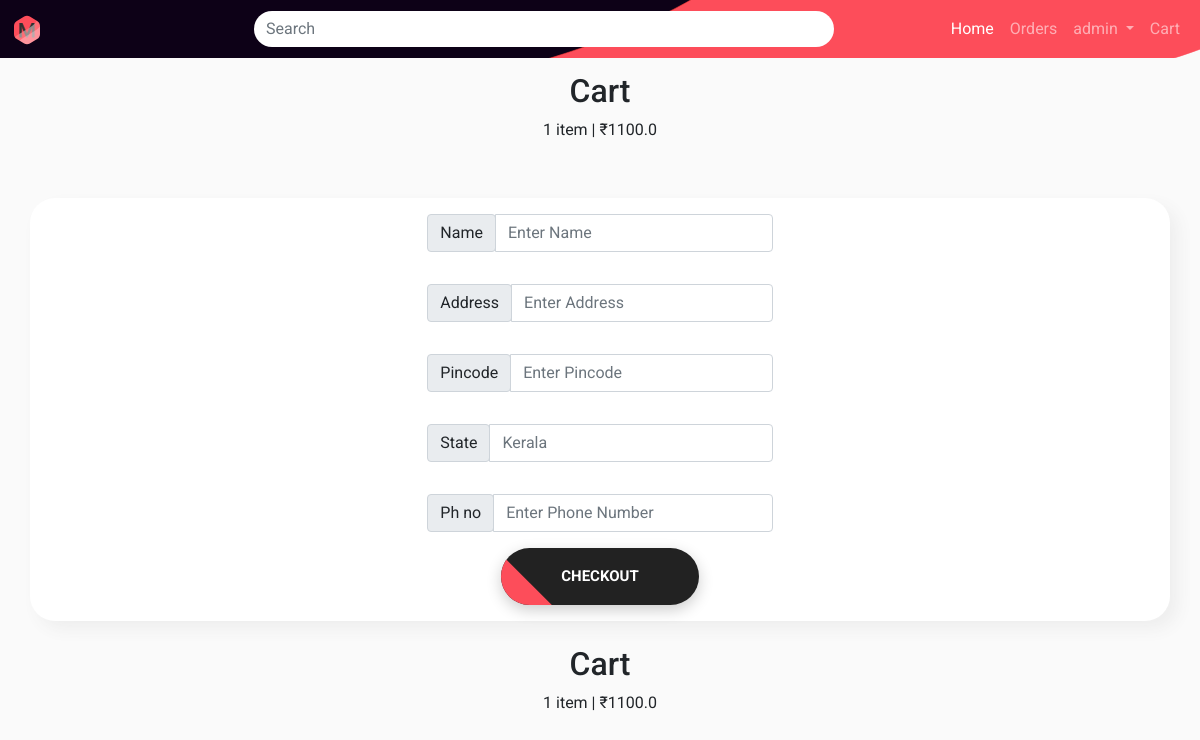
Before: /checkout/ (signed in) with the older database file.
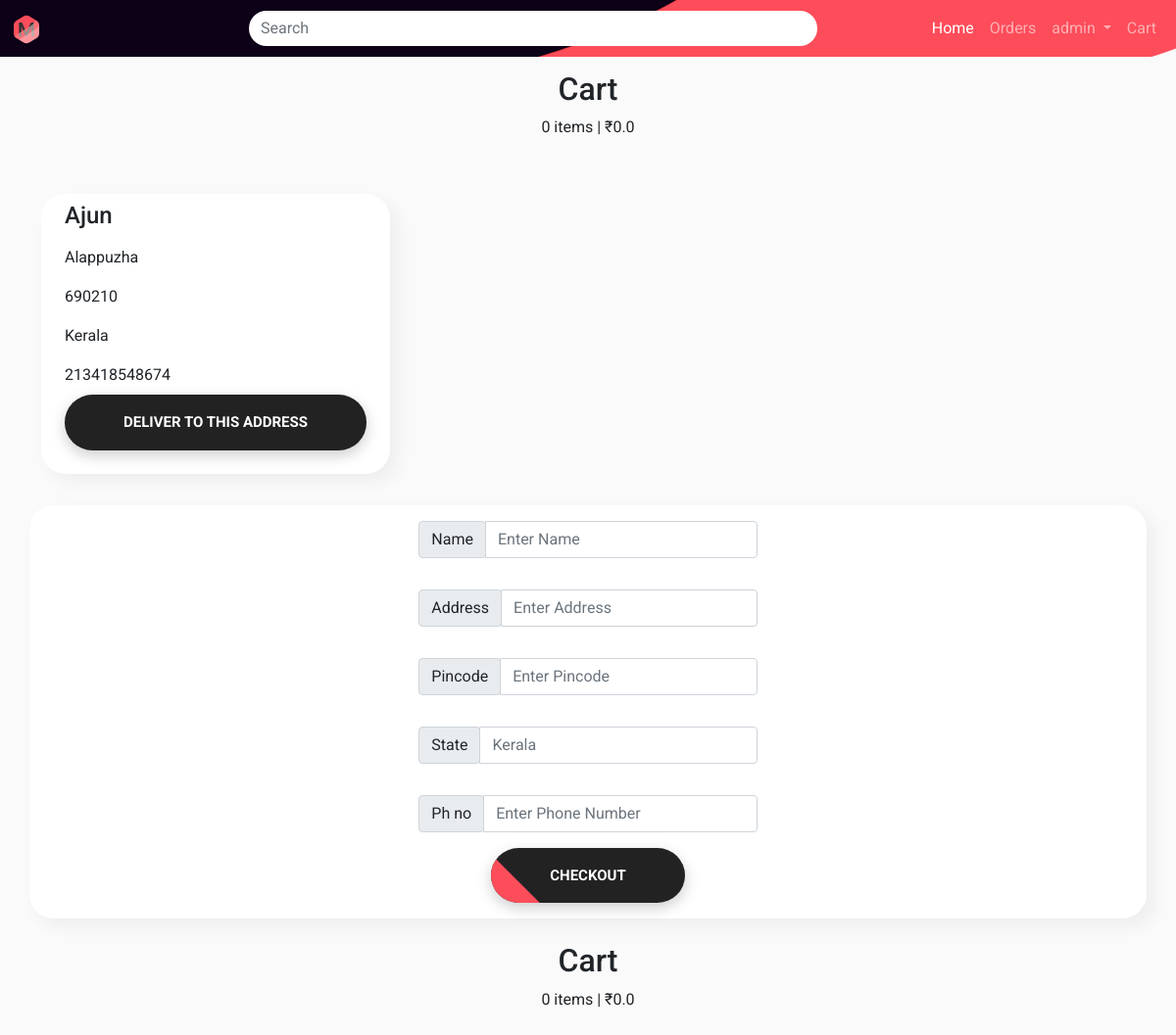
After: the same page with the newer database file.
### home/models.py (models this page shows)
class CartModel(models.Model):
    user = models.OneToOneField(settings.AUTH_USER_MODEL, related_name="cart", on_delete=models.CASCADE)
    total = models.FloatField()
    pincode = models.IntegerField()
    state = models.TextField(max_length=20)

class Addresses(models.Model):
    name = models.TextField(max_length=100)
    address = models.TextField(max_length=3000)
    pincode = models.CharField(max_length=6)
    state = models.TextField(max_length=100)
    phone = models.CharField(max_length=12)
    user = models.ForeignKey(settings.AUTH_USER_MODEL, related_name="Addresses", on_delete=models.CASCADE)

### home/views.py (the view)
# urls.py: path('checkout/', views.checkout, name='checkout'),
@login_required
def checkout(request):
    context = {}
    user = User.objects.get(id=request.user.id)
    user_addresses = user.Addresses.all()
    context["user_address"] = user_addresses
    items = user.cart.items.all()
    context["len_items"] = len(items)
    context["total"] = user.cart.total
    return render(request, template_name="checkout.html", context=context)

### templates/checkout.html (shortened to what the changed rows need)
{% extends "base.html" %}
{% load static %}
{% block extra_css %}
    <link rel="stylesheet" href="{% static 'index.css' %}">
    <link rel="stylesheet" href="{% static 'cart.css' %}"/>
    <link rel="stylesheet" href="{% static 'button.css' %}"/>
{% endblock %}
{% block content %}
    <div class="container-fluid py-5">
        <div class="row text-center py-4">
            <h2>Cart</h2>
            <div><span class="items">{{ len_items }}</span>
                {% if len_items == 1 %}
                    item
                {% else %}
                    items
                {% endif %}
                | ₹<span class="total">{{ total }}</span></div>
        </div>
        <div class="container">
            <div class="row py-3 ">
                {% for adress in user_address %}
                    <div class="col-12 col-md-6 col-lg-4 py-3 ">
                        <div class="col-12 col-lg-4 neumorphic_container px-3 w-100">
                            <div class="row font-weight-bold h4 mx-2 pt-2">{{ adress.name }}</div>
                            <div class="row py-2 mx-2">{{ adress.address }}</div>
                            <div class="row py-2 mx-2">{{ adress.pincode }}</div>
                            <div class="row py-2 mx-2">{{ adress.state }}</div>
                            <div class="row py-2 mx-2">{{ adress.phone }}</div>
                            <div class="pb-4 button-container">
                                <form action="/delivery_options/" method="POST">
                                <button type="submit" class="checkoutbtn"><span>Deliver to this Address</span></button>
                                </form>
                            </div>
                        </div>
                    </div>
                {% endfor %}
            </div>
        </div>
        <div class="row text-center py-4">
            <h2>Cart</h2>
            <div><span class="items">{{ len_items }}</span>
                {% if len_items == 1 %}
                    item
                {% else %}
                    items
                {% endif %}
                | ₹<span class="total">{{ total }}</span></div>
        </div>
    </div>
{% endblock %}

Changed rows visible on the page:
changed CartModel: total "1100.0" → "0.0"
added Addresses: name "Ajun", address "Alappuzha", pincode "690210", state "Kerala", phone "213418548674"
Other visible differences:
{{ len_items }}: "1" → "0"
text no longer shown: "item item"
text now shown: "items items"
